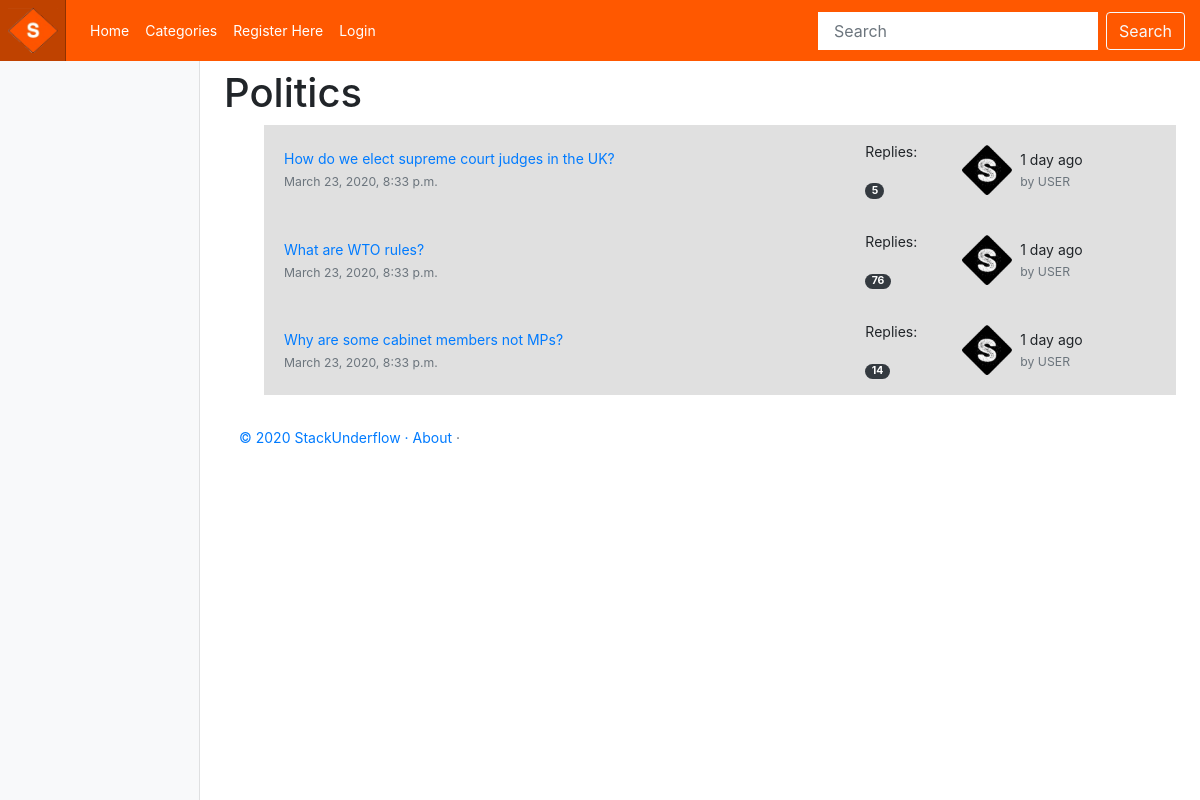
The app's page /stack_underflow/category/politics/ with its own data.
### stack_underflow/models.py (models this page shows, shortened)
class Category(models.Model):
    name = models.CharField(max_length=128, unique=True)
    threads = models.IntegerField(default=0)
    slug = models.SlugField(unique=True)
    class Meta:
        verbose_name_plural = 'Categories'

class Thread(models.Model):
    category = models.ForeignKey(Category, on_delete=models.CASCADE)
    question = models.CharField(max_length=128, unique=True)
    replies = models.IntegerField(default=0)
    created_at = models.DateTimeField(auto_now_add=True)
    slug = models.SlugField(unique=True)

### stack_underflow/views.py (the view)
# urls.py: path('category/<slug:category_name_slug>/', views.show_category, name='show_category'),
def show_category(request, category_name_slug):
    context_dict = {}
    try:
        category = Category.objects.get(slug=category_name_slug)
        threads = Thread.objects.filter(category=category)
        context_dict['threads'] = threads
        context_dict['category'] = category
    except Category.DoesNotExist:
        context_dict['category'] = None
        context_dict['threads'] = None
    return render(request, 'stack_underflow/category.html', context=context_dict)

### templates/stack_underflow/category.html (shortened to what this page needs)
<!DOCTYPE html>
{% extends 'stack_underflow/base.html' %}
{% load staticfiles %}
{% block body_block %}
    {% if category %}
    <h1>{{ category.name }}</h1>
    {% if threads %}
    <ul>
        {% for thread in threads %}
        <div class="card-body card-body-index py-3">
            <div class="row no-gutters align-items-center">
                <div class="col"> <a href="{% url 'stack_underflow:show_thread' thread.slug %}" class="text-big" data-abc="true">{{ thread.question }}</a>
                    <div class="text-muted small mt-1">{{ thread.created_at }}<a href="javascript:void(0)" class="text-muted" data-abc="true"></a></div>
                </div>
                <div class="d-none d-md-block col-4">
                    <div class="row no-gutters align-items-center">
                        <div class="col-4">
                            <p>  Replies:</p>
                            <span class="badge badge-dark badge-pill">{{ thread.replies }}</span>
                        </div>
                        <div class="media col-8 align-items-center"> <img src="{% static 'images/logo2.png' %}" alt="" class="d-block ui-w-30 rounded-circle" width="50" height="50">
                            <div class="media-body flex-truncate ml-2">
                                <div class="line-height-1 text-truncate">1 day ago</div> <a href="javascript:void(0)" class="text-muted small text-truncate" data-abc="true">by USER</a>
                            </div>
                        </div>
                    </div>
                </div>
            </div>
        </div>
        {% endfor %}
    </ul>
    {% else %}
    <strong>No pages currently in category.</strong>
    {% endif %}
    {% else %}
    The specified category does not exist.
    {% endif %}
{% endblock %}

### static/css/stack_underflow.css (style rules this page uses)
body { font-size: .875rem; }
.card-body { -ms-flex: 1 1 auto; flex: 1 1 auto; padding: 1.25rem; }
.card-body-index { background-color: #e0e0e0; }

### records on screen
Category: name "Politics"
Thread: question "How do we elect supreme court judges in the UK?", created_at "March 23, 2020, 8:33 p.m.", replies "5"
Thread: question "What are WTO rules?", created_at "March 23, 2020, 8:33 p.m.", replies "76"
Thread: question "Why are some cabinet members not MPs?", created_at "March 23, 2020, 8:33 p.m.", replies "14"
